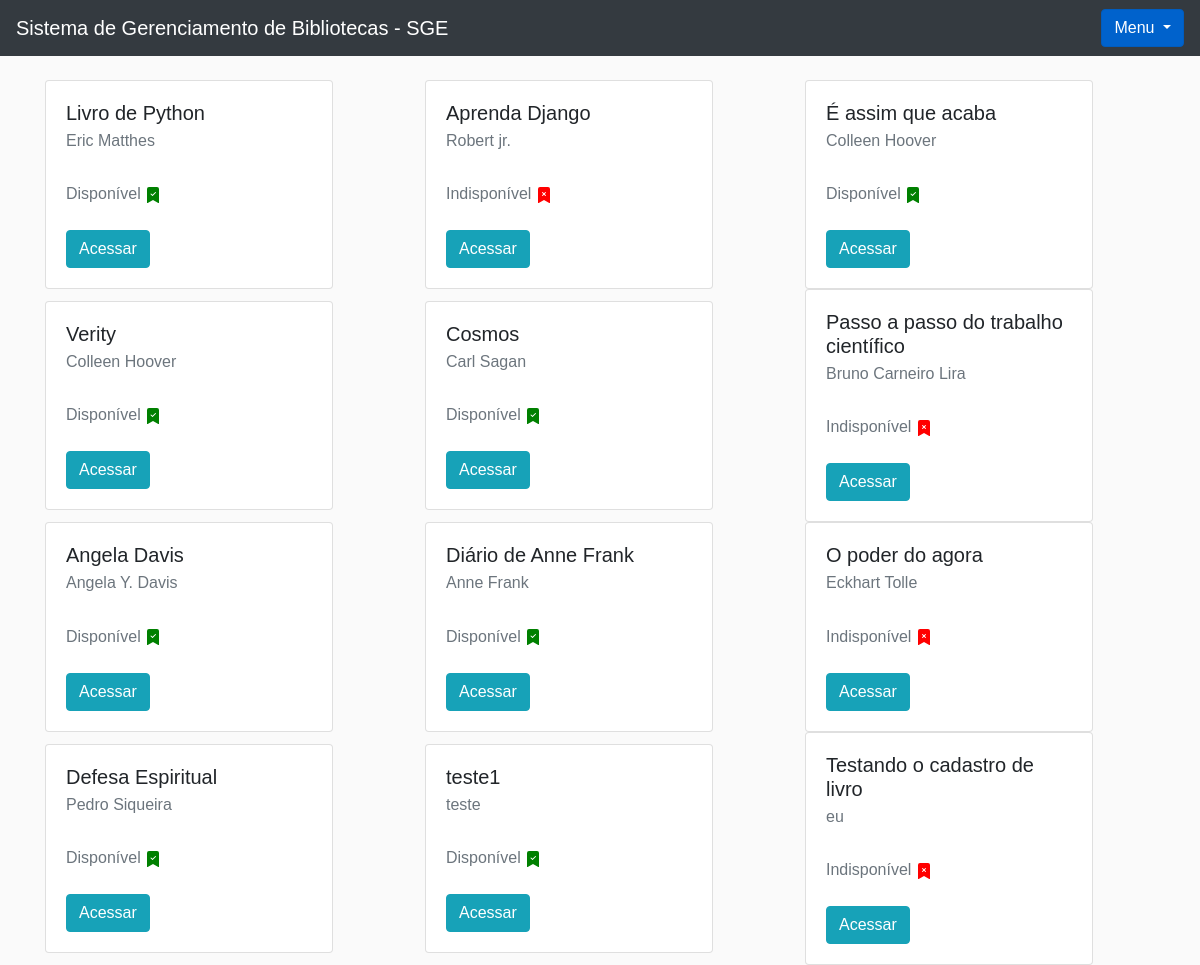
Page /livro/home/ (signed in) on the earlier database version.
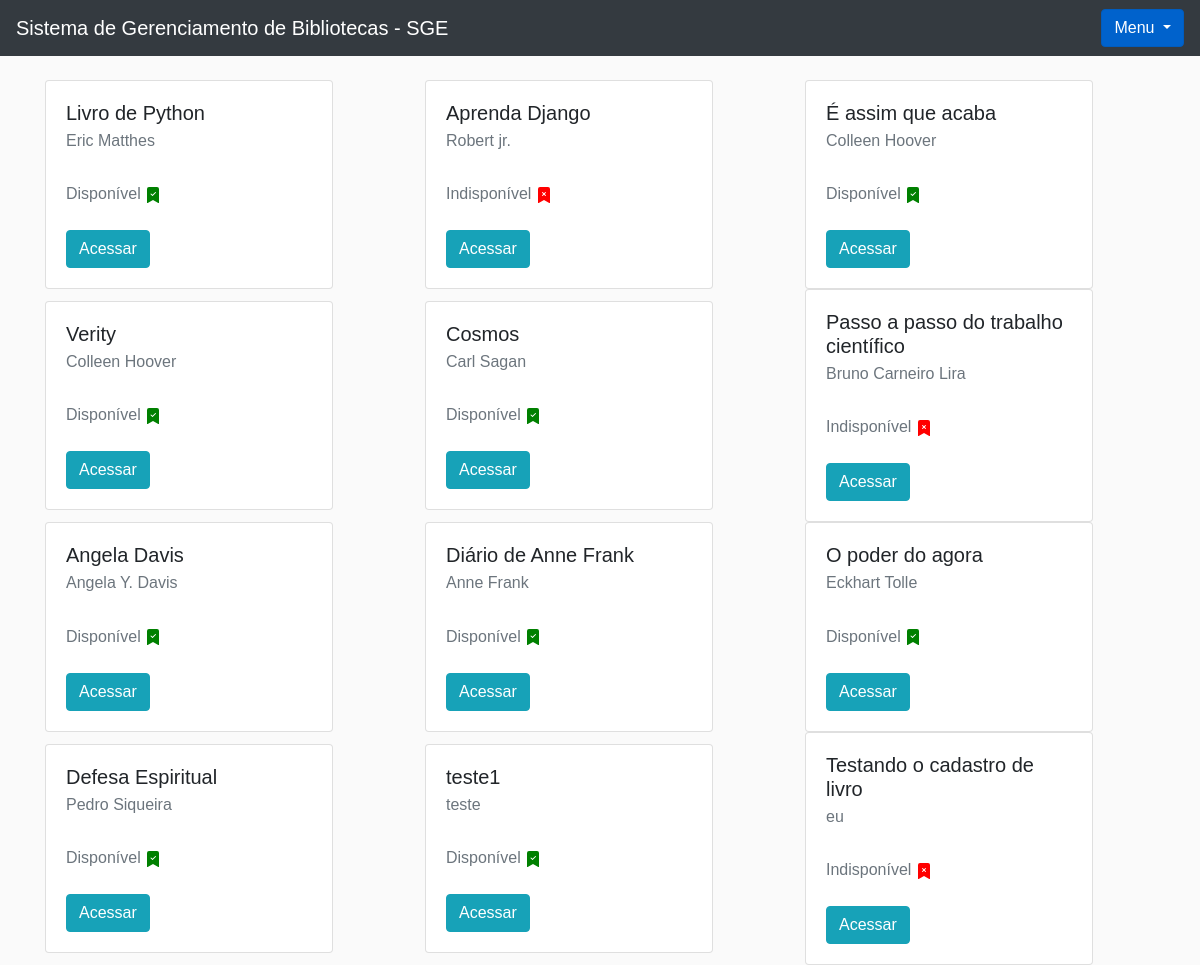
Same page on the later database version.
### livro/models.py (models this page shows, shortened)
class Livros(models.Model):
    nome = models.CharField(max_length = 100)
    autor = models.CharField(max_length = 30)
    co_autor = models.CharField(max_length = 30, blank=True)
    data_cadastro = models.DateField(default=date.today())
    i = (
        ("PT-BR", "Portugues-BR"),
        ("EN-US", "Ingles (Estados Unidos)"),
        ("FR", "Frances"),
        ("ES", "Espanhol"),
    )
    idioma = models.CharField(max_length=30, choices=i, default="PT=BR")
    descricao = models.TextField(blank=True, null=True)
    emprestado = models.BooleanField(default=False)
    categoria = models.ForeignKey(Categoria, on_delete=models.DO_NOTHING)
    usuario = models.ForeignKey(Usuario, on_delete=models.DO_NOTHING, blank=True, null=True)
    class Meta:
        verbose_name = 'Livro'

### livro/views.py (the view)
# urls.py: path('home/', views.home, name='home'),
def home(request):
    if request.session.get('usuario'):
        livros = Livros.objects.all()
        form = CadastroLivro()
        usuarios = Usuario.objects.all()
        status = request.GET.get('status')
        usuario = Usuario.objects.get(id = request.session['usuario'])
        livros_disponiveis = Livros.objects.filter(emprestado = False)
        livros_emprestados = Livros.objects.filter(emprestado = True)
        total_livros = livros.count()
        return render(request, 'home.html', {'livros': livros,
                                             'usuario_logado': request.session.get('usuario'),
                                             'form': form,
                                             'usuarios': usuarios,
                                             'status': status,
                                             'usuario': usuario,
                                             'livros_disponiveis': livros_disponiveis,
                                             'livros_emprestados': livros_emprestados,
                                             'total_livros': total_livros})
    else:
        return redirect('/auth/login/?status=2')

### livro/models.py (called while the page is built)
    def __str__(self):
        return self.nome

### usuarios/models.py (called while the page is built)
    def __str__(self) -> str:
        return self.nome

### livro/templates/home.html (shortened to what this page needs)
{% extends 'base.html' %}
{% block 'conteudo' %}
<div class="container">
    <br>
    <div class="row">
        {% for livro in livros %}
            <div class="col-md">
                <div class="card" style="width: 18rem;">
                    <div class="card-body">
                        <h5 class="card-title">{{livro.nome}}</h5>
                        <h6 class="card-subtitle mb-2 text-muted">{{livro.autor}}</h6>
                        <br>
                        {% if livro.emprestado %}
                            <h6 style="display: inline;" class="card-subtitle mb-2 text-muted">Indisponível</h6>
                        {% else %}
                            <h6 style="display: inline;" class="card-subtitle mb-2 text-muted">Disponível</h6>
                        {% endif %}
                        <br>
                        <br>
                        <a href="{% url 'ver_livros' livro.id %}" class="btn btn-info">Acessar</a>
                    </div>
                </div>
            </div>
        {% endfor %}
    </div>
</div>
{% endblock %}

Differences in the rows shown:
changed Livros "O poder do agora": emprestado "Indisponível" → "Disponível"
